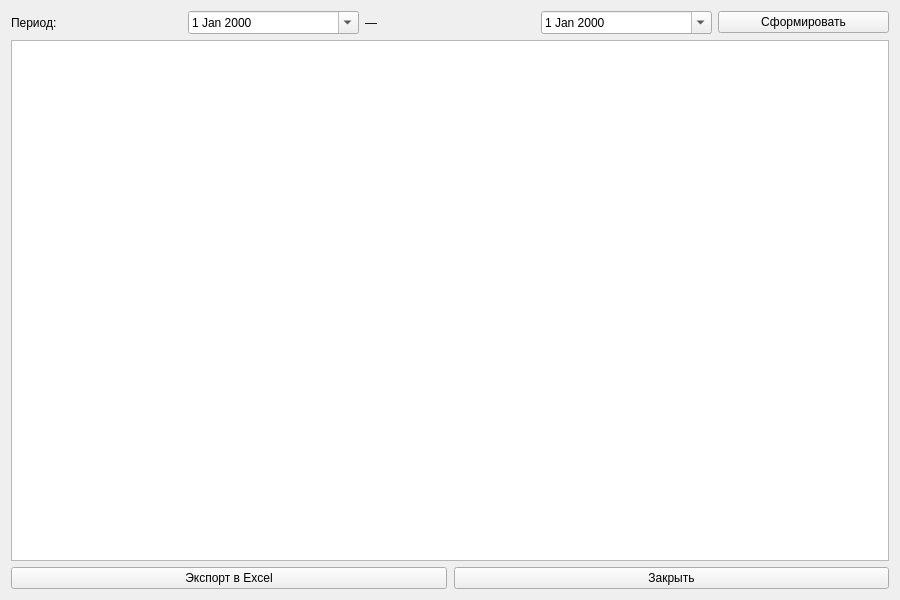
<?xml version="1.0" encoding="UTF-8"?>
<ui version="4.0">
 <class>ReportForm</class>
 <widget class="QWidget" name="ReportForm">
  <property name="geometry">
   <rect><x>0</x><y>0</y><width>900</width><height>600</height></rect>
  </property>
  <property name="windowTitle">
   <string>Отчеты</string>
  </property>
  <layout class="QVBoxLayout" name="verticalLayout">

   <item>
    <layout class="QHBoxLayout" name="filterBar">
     <item><widget class="QLabel" name="label"><property name="text"><string>Период:</string></property></widget></item>
     <item><widget class="QDateEdit" name="date_from"><property name="calendarPopup"><bool>true</bool></property></widget></item>
     <item><widget class="QLabel" name="label_to"><property name="text"><string>—</string></property></widget></item>
     <item><widget class="QDateEdit" name="date_to"><property name="calendarPopup"><bool>true</bool></property></widget></item>
     <item><widget class="QPushButton" name="generate_btn"><property name="text"><string>Сформировать</string></property></widget></item>
    </layout>
   </item>

   <item><widget class="QTableView" name="report_table"/></item>

   <item>
    <layout class="QHBoxLayout" name="bottomBar">
     <item><widget class="QPushButton" name="export_btn"><property name="text"><string>Экспорт в Excel</string></property></widget></item>
     <item><spacer name="spacer"><property name="orientation"><enum>Qt.Horizontal</enum></property></spacer></item>
     <item><widget class="QPushButton" name="close_btn"><property name="text"><string>Закрыть</string></property></widget></item>
    </layout>
   </item>

  </layout>
 </widget>
 <resources/>
 <connections/>
</ui>
